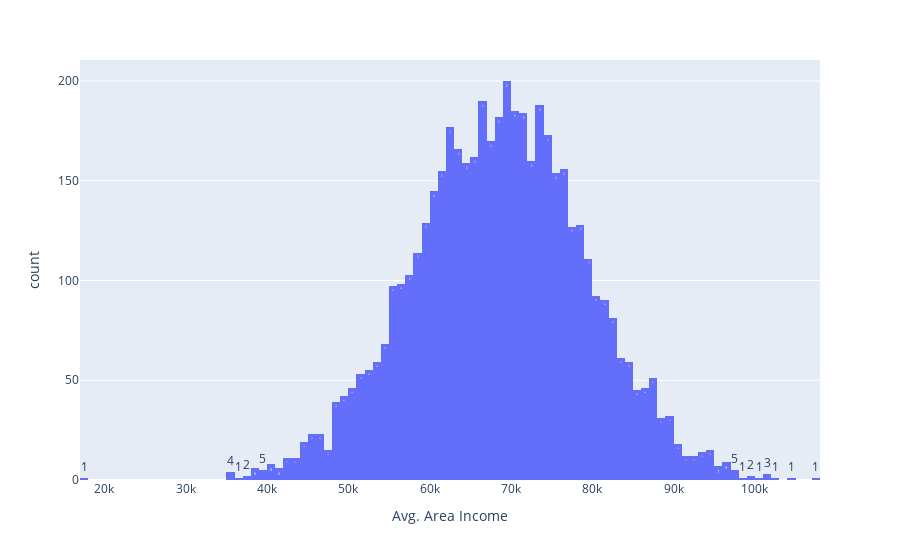
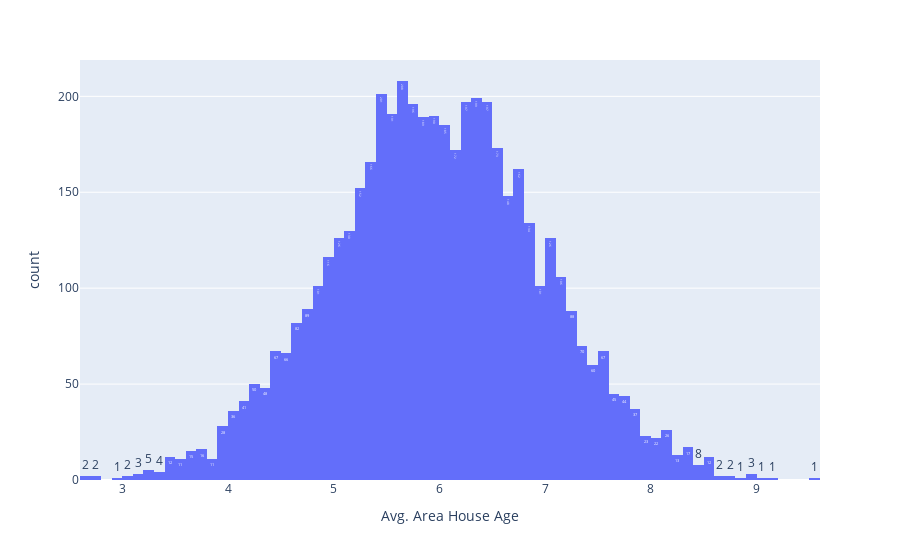
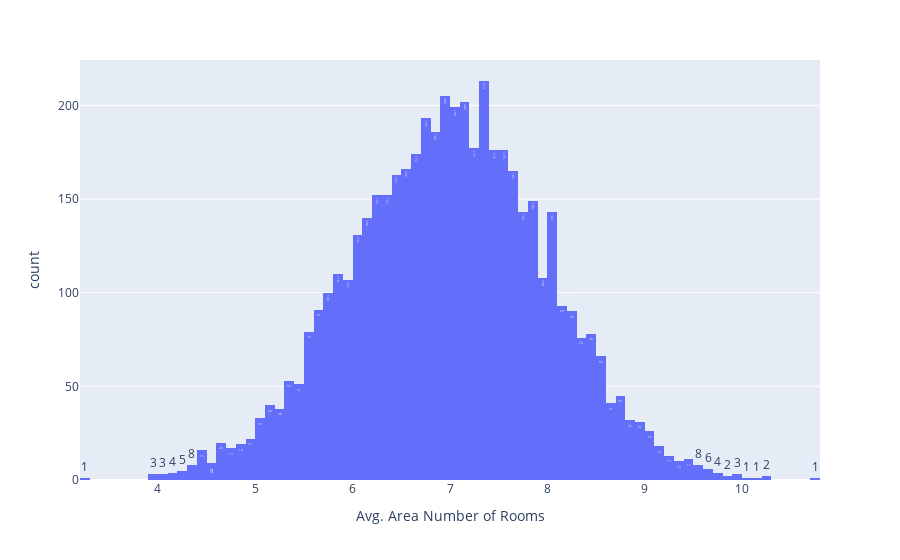
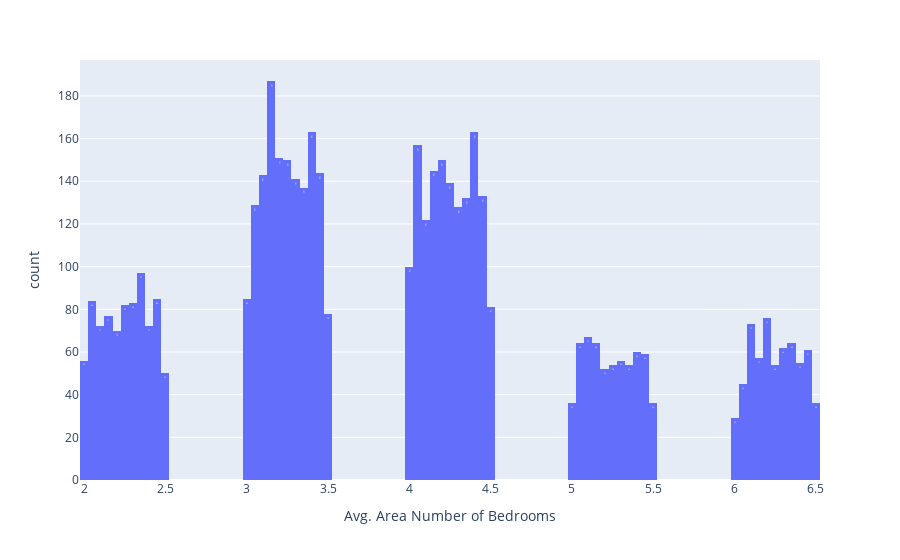

These figures' notebook cell, in order:
### Markdown cell above
Abaixo estamos mostrando histogramas para cada uma das colunas numéricas do dataset.<br>
O histograma é um tipo de gráfico que apresenta a quantidade de ocorrências dos valores em conjunto de dados.<br><br>
Estamos restringindo a exibição do histograma a 100 instâncias dos valores de cada coluna.

### Code cell
for coluna in tabela.columns:
    grafico = ex.histogram(tabela, x=coluna, text_auto=True, nbins=100)
    grafico.show()

### Figure 1 — Plotly figure (JSON) as saved in the notebook; plotly's stock layout.template omitted (floating-point values rounded to 4 significant figures; data arrays with more than 128 entries replaced by an {"elided": "..."} marker saying what was removed)
{"data": [{"alignmentgroup": "True", "bingroup": "x", "hovertemplate": "Avg. Area Income=%{x}<br>count=%{y}<extra></extra>", "legendgroup": "", "marker": {"color": "#636efa", "pattern": {"shape": ""}}, "name": "", "nbinsx": 100, "offsetgroup": "", "orientation": "v", "showlegend": false, "texttemplate": "%{value}", "type": "histogram", "x": {"elided": "5000 float values"}, "xaxis": "x", "yaxis": "y"}], "layout": {"barmode": "relative", "legend": {"tracegroupgap": 0}, "margin": {"t": 60}, "xaxis": {"anchor": "y", "domain": [0, 1], "title": {"text": "Avg. Area Income"}}, "yaxis": {"anchor": "x", "domain": [0, 1], "title": {"text": "count"}}}}

### Figure 2 — Plotly figure (JSON) as saved in the notebook; plotly's stock layout.template omitted (floating-point values rounded to 4 significant figures; data arrays with more than 128 entries replaced by an {"elided": "..."} marker saying what was removed)
{"data": [{"alignmentgroup": "True", "bingroup": "x", "hovertemplate": "Avg. Area House Age=%{x}<br>count=%{y}<extra></extra>", "legendgroup": "", "marker": {"color": "#636efa", "pattern": {"shape": ""}}, "name": "", "nbinsx": 100, "offsetgroup": "", "orientation": "v", "showlegend": false, "texttemplate": "%{value}", "type": "histogram", "x": {"elided": "5000 float values"}, "xaxis": "x", "yaxis": "y"}], "layout": {"barmode": "relative", "legend": {"tracegroupgap": 0}, "margin": {"t": 60}, "xaxis": {"anchor": "y", "domain": [0, 1], "title": {"text": "Avg. Area House Age"}}, "yaxis": {"anchor": "x", "domain": [0, 1], "title": {"text": "count"}}}}

### Figure 3 — Plotly figure (JSON) as saved in the notebook; plotly's stock layout.template omitted (floating-point values rounded to 4 significant figures; data arrays with more than 128 entries replaced by an {"elided": "..."} marker saying what was removed)
{"data": [{"alignmentgroup": "True", "bingroup": "x", "hovertemplate": "Avg. Area Number of Rooms=%{x}<br>count=%{y}<extra></extra>", "legendgroup": "", "marker": {"color": "#636efa", "pattern": {"shape": ""}}, "name": "", "nbinsx": 100, "offsetgroup": "", "orientation": "v", "showlegend": false, "texttemplate": "%{value}", "type": "histogram", "x": {"elided": "5000 float values"}, "xaxis": "x", "yaxis": "y"}], "layout": {"barmode": "relative", "legend": {"tracegroupgap": 0}, "margin": {"t": 60}, "xaxis": {"anchor": "y", "domain": [0, 1], "title": {"text": "Avg. Area Number of Rooms"}}, "yaxis": {"anchor": "x", "domain": [0, 1], "title": {"text": "count"}}}}

### Figure 4 — Plotly figure (JSON) as saved in the notebook; plotly's stock layout.template omitted (floating-point values rounded to 4 significant figures; data arrays with more than 128 entries replaced by an {"elided": "..."} marker saying what was removed)
{"data": [{"alignmentgroup": "True", "bingroup": "x", "hovertemplate": "Avg. Area Number of Bedrooms=%{x}<br>count=%{y}<extra></extra>", "legendgroup": "", "marker": {"color": "#636efa", "pattern": {"shape": ""}}, "name": "", "nbinsx": 100, "offsetgroup": "", "orientation": "v", "showlegend": false, "texttemplate": "%{value}", "type": "histogram", "x": {"elided": "5000 float values"}, "xaxis": "x", "yaxis": "y"}], "layout": {"barmode": "relative", "legend": {"tracegroupgap": 0}, "margin": {"t": 60}, "xaxis": {"anchor": "y", "domain": [0, 1], "title": {"text": "Avg. Area Number of Bedrooms"}}, "yaxis": {"anchor": "x", "domain": [0, 1], "title": {"text": "count"}}}}
